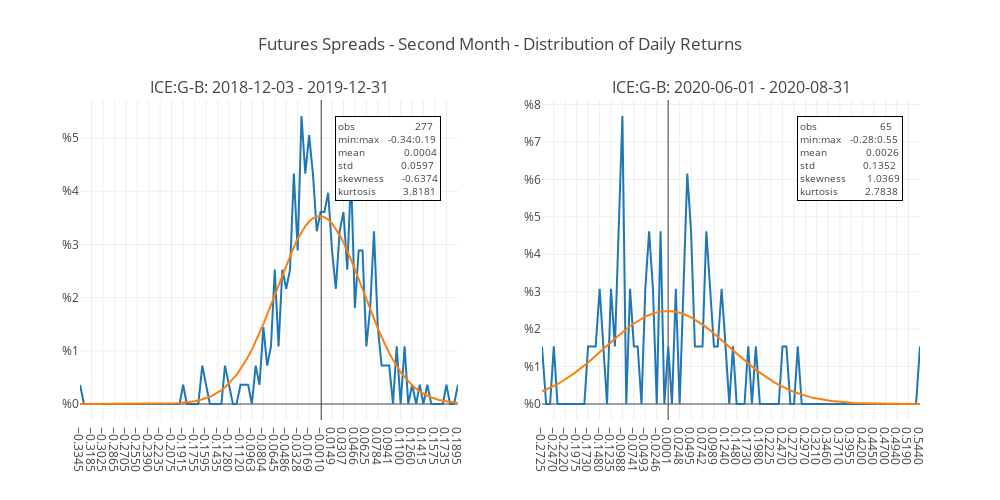

Here is the notebook cell this chart was saved with:
### Markdown cell above
However, when we look at the distributions for ICE:G-B for the tow different periods, we see that there is quite a bit more variance in the more recent period, but similar kurtosis.

### Code cell
utils.make_tail_charts(
    (pairs[1], pairs[1]), df_second,
    title_text="Futures Spreads - Second Month - Distribution of Daily Returns",
    date_slices=(slice(None, "2019-12-31"), slice("2020-06-01", None)),
)
